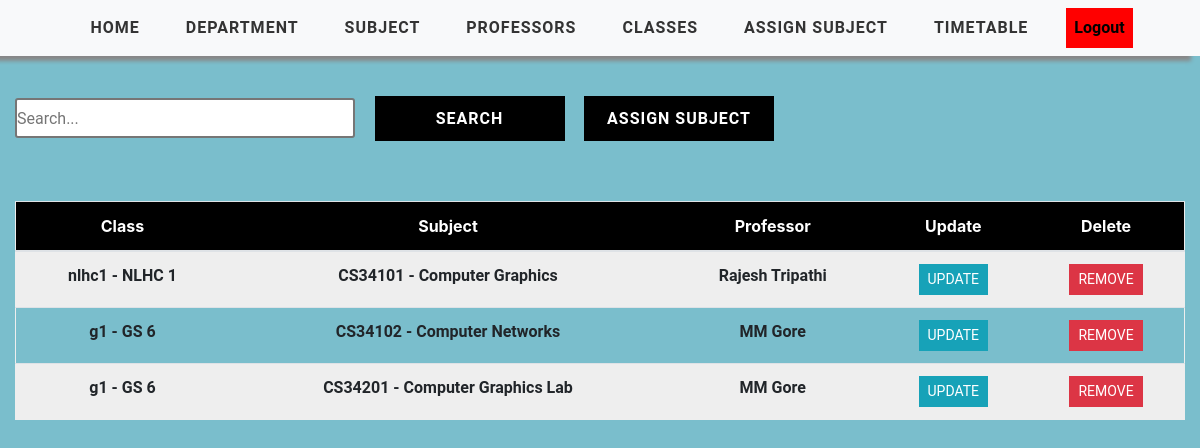
Screenshot of /classcourse/ (signed in) with the database file from the repository.
### timetableapp/models.py (models this page shows, shortened)
class ClassCourse(models.Model):
    user = models.ForeignKey(User, on_delete=models.CASCADE, null=True, blank=True)
    class Meta:
        unique_together = ('user','class_id', 'course_id')
    class_id = models.ForeignKey(Class, on_delete=models.CASCADE)
    professor_id = models.ForeignKey(Professor, on_delete=models.CASCADE, null=True, blank=True)
    course_id = models.ForeignKey(Course, on_delete=models.CASCADE)

class Class(models.Model):
    WEEK_DAY = (
    ('Monday', 'Monday'),
    ('Tuesday', 'Tuesday'),
    ('Wednesday', 'Wednesday'),
    ('Thursday', 'Thursday'),
    ('Friday', 'Friday'),
    ('Saturday', 'Saturday')
    )
    user = models.ForeignKey(User, on_delete=models.CASCADE, null=True, blank=True)
    class_id = models.CharField(max_length=2000)
    class_name = models.CharField(max_length=2000)
    class_strength=models.IntegerField(null=True,default=100)
    week_day = MultiSelectField(max_length=2000, choices=WEEK_DAY, max_choices=6)
    no_sessions = models.PositiveIntegerField(default = 8)
    class_mins = models.PositiveIntegerField(default = 60)
    start_time = models.TimeField(default=time(8,00))
    end_time = models.TimeField(default=time(18,00))
    break_start = models.TimeField(null=True,blank=True, default=time(12,00))
    break_end = models.TimeField(null=True,blank=True, default=time(13,00))
    class Meta:
        unique_together = ('user','class_id')
    def __str__(self):
        return self.class_id + ' - ' + self.class_name

class Course(models.Model):
    COURSE_TYPE = (
        ('Theory', 'Theory'),
        ('Lab', 'Lab')
    )
    user = models.ForeignKey(User, on_delete=models.CASCADE, null=True, blank=True)
    department = models.ForeignKey(Department, on_delete=models.CASCADE)
    course_id = models.CharField(max_length=1000)
    course_name = models.CharField(max_length=1000)
    course_type = models.CharField(max_length=200, choices=COURSE_TYPE)
    credit_hours = models.PositiveIntegerField()
    contact_hours = models.PositiveIntegerField()
    class Meta:
        unique_together = ('user','course_id')
    def __str__(self):
        return self.course_id + ' - ' + self.course_name

class Professor(models.Model):
    user = models.ForeignKey(User, on_delete=models.CASCADE, null=True, blank=True)
    professor_id = models.CharField(max_length=2000,primary_key=True)
    professor_name = models.CharField(max_length=2000)
    dob = models.DateField(default=datetime.datetime.today().strftime('%Y-%m-%d'))
    working_hours = models.IntegerField(null=True,default=100)
    available_hours = models.IntegerField(null=True,default=100)
    professor_email = models.EmailField(default="")
    def __str__(self):
        return self.professor_name

### timetableapp/views.py (the view)
# urls.py: path('classcourse/', views.ClassCourseTable, name='view-classcourse'),
@login_required(login_url='login')
def ClassCourseTable(request):
    AssignList= ClassCourse.objects.filter(user=request.user)
    context = {'AssignList': AssignList}
    return render(request, 'timetableapp/ClassCourseTable.html', context)

### timetableapp/templates/timetableapp/ClassCourseTable.html
{% extends 'timetableapp/main.html' %}
{% load static %}
{% block content %}
<div class="viewcontainer">
    <div class="container-fluid">
    <div class="search">
        <input type="text" class="searchbox" placeholder="Search...">
        <input type="submit" value="Search" class="searchButton">
        <a href="{% url 'add-classcourse' %}"><button class="searchButton">Assign Subject </button></a>
    </div>
        <table class="table text-center">
            <thead class="table-header" style="color: white;">
			<tr>
                <div class="header__item filter__link" >
                   <th scope="col" class="text-center">Class</th>
                </div>
                <div class="header__item filter__link">
                  <th class="text-center" scope="col">Subject</th>
                </div>
                <div class="header__item filter__link">
                   <th class="text-center" scope="col">Professor</th>
                </div>
                <div class="header__item filter__link">
                    <th class="text-center" scope="col">Update</th>
                </div>
                <div class="header__item filter__link">
                     <th class="text-center" scope="col">Delete</th>
                </div>
			</tr>
            </thead>
			<tbody class="tab-content">
                {% for assign in AssignList %}
				<tr class="table-row text-center">
                        <th scope="row" class="table-data" style="height: 10vh important;">{{ assign.class_id }}</th>
						<th scope="row" class="table-data" style="height: min-content;" >{{ assign.course_id }}</th>
						<th scope="row" class="table-data"style="height: min-content;"> {{ assign.professor_id}}</th>
                        <th scope="row" class="table-data"style="height: min-content;"> <a href="{% url 'update-classcourse' assign.id %}" class="btn btn-sm btn-info">Update</a></th>
                        <th scope="row" class="table-data"style="height: min-content;"> <a href="{% url 'delete-classcourse' assign.id %}" class="btn btn-sm btn-danger" >Remove</a></th>
					</tr>
                {% endfor %}
            </tbody>
        </table>
      </div>
</div>
{% endblock %}

### static/css/style.css (style rules this page uses)
a { cursor: pointer; }

### static/css/tables.css (style rules this page uses)
*, *:before, *:after { box-sizing: border-box; }
body { font-family: "Roboto", sans-serif; margin: 0; background-color: white; }
.table { border: 1px solid #eeeeee; overflow-y: auto; overflow-x: auto; overflow-style: marquee-line; height: max-content; }
.table-header { width: 100%; background: #000; padding: 18px 0; position: sticky; top: 0; }
.table-row { width: 100%; padding: 18px 0; }
.table-row:nth-of-type(odd) { background: #eeeeee; }
.table-data, .header__item { flex: 1 1 20%; text-align: center; font-family: Roboto, sans-serif; font-weight: bold; }
.header__item { text-transform: uppercase; }
.filter__link { color: white; text-decoration: none; position: relative; display: inline-block; padding-left: 24px; padding-right: 24px; }
.filter__link::after { content: ""; position: absolute; right: -18px; color: white; font-size: 12px; top: 50%; transform: translateY(-50%); }
.btn { border-radius: 0 !important; font-family: Roboto, sans-serif !important; text-transform: uppercase; }
.search { display: inline-block; }
.searchbox { width: 340px; height: 40px; border-style: solid; border-radius: 3px; font-family: Roboto, sans-serif; text-align: justify; }
.searchButton { width: 190px; height: 45px ; font-family: Roboto, sans-serif; text-transform: uppercase; letter-spacing: 1px; font-weight: bolder; color: white ; background: black; margin-left: 15px; margin-top: 40px; border-color: black ; border-radius: 0 ; border-style: solid; border-width: 3px ; }

### static/css/add.css (style rules this page uses)
* { margin:0; padding:0; box-sizing: border-box; }
.viewcontainer { background-color: #7abecc; min-height: 100vh; }
.container-fluid { display: flex; flex-direction: column; gap:10px; }

### static/css/nav.css (style rules this page uses)
* { margin:0; padding:0; box-sizing: border-box; }

### rows the page displays
ClassCourse: class_id "nlhc1 - NLHC 1", course_id "CS34101 - Computer Graphics", professor_id "Rajesh Tripathi"
ClassCourse: class_id "g1 - GS 6", course_id "CS34102 - Computer Networks", professor_id "MM Gore"
ClassCourse: class_id "g1 - GS 6", course_id "CS34201 - Computer Graphics Lab", professor_id "MM Gore"
